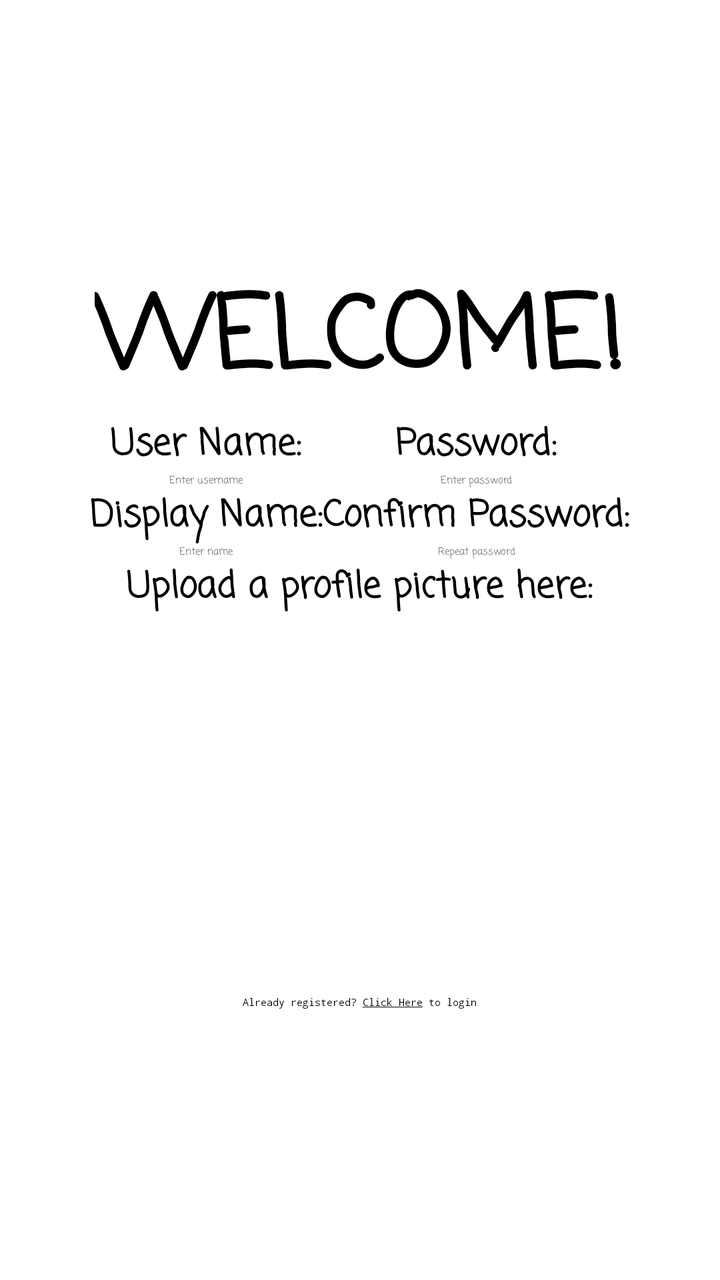
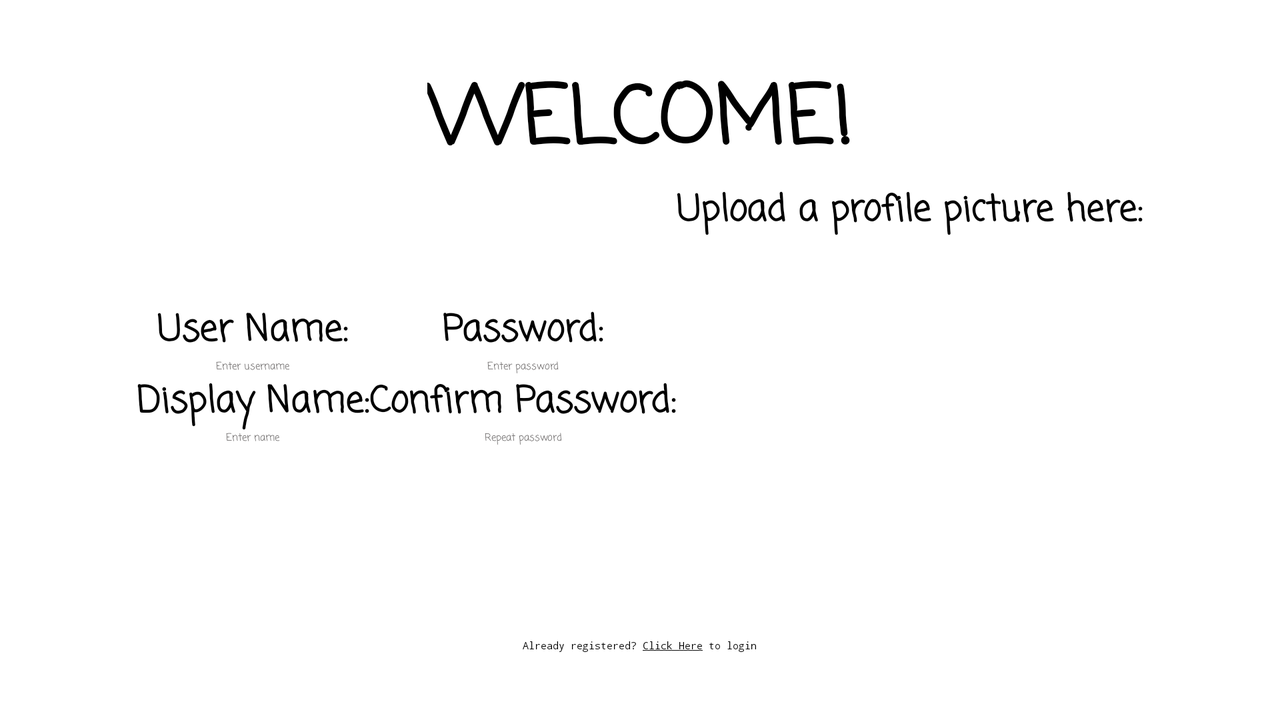

One screen, two layout resources from the same app: the default and the repository's alternative for another configuration. Each is rendered where Android would select it; the XML of both is given below.
<!-- AndroidManifest.xml: activity theme Theme.App -->
<!-- res/layout/activity_register.xml -->
<?xml version="1.0" encoding="utf-8"?>
<androidx.constraintlayout.widget.ConstraintLayout xmlns:android="http://schemas.android.com/apk/res/android"
    xmlns:app="http://schemas.android.com/apk/res-auto"
    xmlns:tools="http://schemas.android.com/tools"
    android:id="@+id/relativeLayout"
    android:layout_width="match_parent"
    android:layout_height="match_parent"
    android:background="@drawable/wallpaper"
    tools:context=".Activities.Register.RegisterActivity"
    tools:ignore="MotionLayoutInvalidSceneFileReference">

    <LinearLayout
        android:layout_width="match_parent"
        android:layout_height="wrap_content"
        android:gravity="center"
        android:orientation="vertical"
        app:layout_constraintBottom_toBottomOf="parent"
        app:layout_constraintEnd_toEndOf="parent"
        app:layout_constraintStart_toStartOf="parent"
        app:layout_constraintTop_toTopOf="parent">

        <TextView
            android:id="@+id/registerTitle"
            android:layout_width="wrap_content"
            android:layout_height="wrap_content"
            android:fontFamily="casual"
            android:text="@string/register_title"
            android:textColor="@color/textColor"
            android:textSize="50sp"
            android:textStyle="bold"
            android:layout_marginBottom="@dimen/fab_margin" />

        <LinearLayout
            android:layout_width="wrap_content"
            android:layout_height="match_parent"
            android:orientation="horizontal"
            android:gravity="center">

            <LinearLayout
                android:layout_width="wrap_content"
                android:layout_height="wrap_content"
                android:orientation="vertical"
                android:gravity="center"
                android:layout_marginEnd="@dimen/fab_margin">

                <TextView
                    android:id="@+id/usernameTag"
                    android:layout_width="wrap_content"
                    android:layout_height="wrap_content"
                    android:fontFamily="casual"
                    android:gravity="center"
                    android:text="@string/username_tag"
                    android:textColor="@color/textColor"
                    android:textSize="18sp"
                    android:textStyle="bold" />

                <EditText
                    android:id="@+id/loginUsername"
                    android:layout_width="wrap_content"
                    android:layout_height="match_parent"
                    android:fontFamily="casual"
                    android:gravity="center"
                    android:hint="@string/username_hint"
                    android:inputType="textPersonName"
                    android:textColor="@color/textColor"
                    android:textColorHint="@color/hintColor"
                    tools:ignore="TextContrastCheck"
                    android:importantForAutofill="no" />

                <TextView
                    android:id="@+id/displayNameTag"
                    android:layout_width="wrap_content"
                    android:layout_height="wrap_content"
                    android:layout_marginTop="@dimen/fab_margin"
                    android:fontFamily="casual"
                    android:gravity="center"
                    android:text="@string/display_name_tag"
                    android:textColor="@color/textColor"
                    android:textSize="18sp"
                    android:textStyle="bold" />

                <EditText
                    android:id="@+id/displayName"
                    android:layout_width="match_parent"
                    android:layout_height="match_parent"
                    android:fontFamily="casual"
                    android:gravity="center"
                    android:hint="@string/display_name_hint"
                    android:textColor="@color/textColor"
                    android:textColorHint="@color/hintColor"
                    tools:ignore="Autofill,TextContrastCheck"
                    android:inputType="text" />
            </LinearLayout>

            <LinearLayout
                android:layout_width="wrap_content"
                android:layout_height="wrap_content"
                android:orientation="vertical"
                android:gravity="center">

                <TextView
                    android:id="@+id/passwordTag"
                    android:layout_width="match_parent"
                    android:layout_height="match_parent"
                    android:fontFamily="casual"
                    android:gravity="center"
                    android:text="@string/password_tag"
                    android:textColor="@color/textColor"
                    android:textSize="18sp"
                    android:textStyle="bold" />

                <EditText
                    android:id="@+id/loginPassword"
                    android:layout_width="match_parent"
                    android:layout_height="match_parent"
                    android:fontFamily="casual"
                    android:gravity="center"
                    android:hint="@string/password_hint"
                    android:inputType="textPassword"
                    android:textColor="@color/textColor"
                    android:textColorHint="@color/hintColor"
                    tools:ignore="TextContrastCheck"
                    android:importantForAutofill="no" />

                <TextView
                    android:id="@+id/confirmPasswordTag"
                    android:layout_width="wrap_content"
                    android:layout_height="match_parent"
                    android:layout_marginTop="@dimen/fab_margin"
                    android:fontFamily="casual"
                    android:gravity="center"
                    android:text="@string/confirm_password_tag"
                    android:textColor="@color/textColor"
                    android:textSize="18sp"
                    android:textStyle="bold" />

                <EditText
                    android:id="@+id/confirmPassword"
                    android:layout_width="wrap_content"
                    android:layout_height="match_parent"
                    android:fontFamily="casual"
                    android:hint="@string/confirm_password_hint"
                    android:inputType="textPassword"
                    android:textColor="@color/textColor"
                    android:gravity="center"
                    android:textColorHint="@color/hintColor"
                    tools:ignore="TextContrastCheck"
                    android:importantForAutofill="no" />
            </LinearLayout>
        </LinearLayout>

        <Button
            android:id="@+id/uploadImg"
            android:layout_width="wrap_content"
            android:layout_height="wrap_content"
            android:background="@android:color/transparent"
            android:fontFamily="casual"
            android:text="@string/upload_photo_btn"
            android:textSize="18sp"
            android:textColor="@color/textColor"
            android:textStyle="bold"
            android:layout_marginTop="@dimen/fab_margin" />

        <ImageView
            android:id="@+id/photo_image_view"
            android:layout_width="170dp"
            android:layout_height="164dp"
            android:layout_gravity="center"
            android:layout_marginBottom="@dimen/fab_margin"
            android:clickable="true"
            android:scaleType="centerCrop"
            android:src="@drawable/default_img"
            tools:ignore="SpeakableTextPresentCheck"
            android:contentDescription="@string/profile_picture"
            android:focusable="true" />

        <Button
            android:id="@+id/show_list_button"
            android:layout_width="wrap_content"
            android:layout_height="wrap_content"
            android:layout_marginTop="@dimen/fab_margin"
            android:backgroundTint="@color/btn"
            android:fontFamily="casual"
            android:text="@string/registerBtn"
            android:textColor="@color/white"
            android:textSize="15sp"
            android:textStyle="bold" />

        <LinearLayout
            android:layout_width="wrap_content"
            android:layout_height="match_parent"
            android:orientation="horizontal"
            android:gravity="center">

            <TextView
                android:id="@+id/bottomCommentP1"
                android:layout_width="wrap_content"
                android:layout_height="wrap_content"
                android:fontFamily="monospace"
                android:text="@string/already_registered"
                android:textColor="@color/textColor"
                />

            <Button
                android:id="@+id/navToLogin"
                android:layout_width="wrap_content"
                android:layout_height="wrap_content"
                android:background="@android:color/transparent"
                android:fontFamily="monospace"
                android:text="@string/click_here_link"
                android:textColor="@color/textColor"
                android:padding="3dp" />

            <TextView
                android:id="@+id/bottomCommentP2"
                android:layout_width="wrap_content"
                android:layout_height="wrap_content"
                android:fontFamily="monospace"
                android:text="@string/to_login"
                android:textColor="@color/textColor"
                />
        </LinearLayout>
    </LinearLayout>
</androidx.constraintlayout.widget.ConstraintLayout>
<!-- resources referenced by this layout -->
<resources>
  <color name="btn">#534A4A</color>
  <color name="hintColor">#656262</color>
  <color name="textColor">#FF000000</color>
  <color name="white">#FFFFFFFF</color>
  <!-- drawable default_img: png bitmap (drawable-night, 31172 bytes) -->
  <string name="already_registered">Already registered?</string>
  <string name="click_here_link"><u>Click Here</u></string>
  <string name="confirm_password_hint">Repeat password</string>
  <string name="confirm_password_tag">Confirm Password:</string>
  <string name="display_name_hint">Enter name</string>
  <string name="display_name_tag">Display Name:</string>
  <string name="password_hint">Enter password</string>
  <string name="password_tag">Password:</string>
  <string name="profile_picture">profile picture</string>
  <string name="registerBtn">Register</string>
  <string name="register_title">WELCOME!</string>
  <string name="to_login">to login</string>
  <string name="upload_photo_btn">Upload a profile picture here:</string>
  <string name="username_hint">Enter username</string>
  <string name="username_tag">User Name:</string>
  <!-- from res/values-v23/ -->
  <style name="Theme.App" parent="Base.Theme">
          <item name="android:navigationBarColor">@android:color/transparent</item>
          <item name="android:statusBarColor">@android:color/transparent</item>
          <item name="android:windowLightStatusBar">?attr/isLightTheme</item>
      </style>
  <style name="Base.Theme" parent="Theme.Material3.Dark.NoActionBar">
      </style>
</resources>
<!-- res/layout-land/activity_register.xml (the repository's variant of the layout above) -->
<!-- drawn on the phone turned sideways -->
<?xml version="1.0" encoding="utf-8"?>
<androidx.constraintlayout.widget.ConstraintLayout xmlns:android="http://schemas.android.com/apk/res/android"
    xmlns:app="http://schemas.android.com/apk/res-auto"
    xmlns:tools="http://schemas.android.com/tools"
    android:id="@+id/relativeLayout"
    android:layout_width="match_parent"
    android:layout_height="match_parent"
    android:background="@drawable/wallpaper"
    tools:context=".Activities.Register.RegisterActivity"
    tools:ignore="MotionLayoutInvalidSceneFileReference">

    <LinearLayout
        android:layout_width="match_parent"
        android:layout_height="wrap_content"
        android:gravity="center"
        android:orientation="vertical"
        app:layout_constraintBottom_toBottomOf="parent"
        app:layout_constraintEnd_toEndOf="parent"
        app:layout_constraintStart_toStartOf="parent"
        app:layout_constraintTop_toTopOf="parent">

        <TextView
            android:id="@+id/registerTitle"
            android:layout_width="wrap_content"
            android:layout_height="wrap_content"
            android:fontFamily="casual"
            android:text="@string/register_title"
            android:textColor="@color/textColor"
            android:textSize="40sp"
            android:textStyle="bold" />

        <LinearLayout
            android:layout_width="wrap_content"
            android:layout_height="match_parent"
            android:orientation="horizontal"
            android:gravity="center">

            <LinearLayout
                android:layout_width="wrap_content"
                android:layout_height="wrap_content"
                android:orientation="vertical"
                android:gravity="center"
                android:layout_marginEnd="@dimen/fab_margin">

                <TextView
                    android:id="@+id/usernameTag"
                    android:layout_width="wrap_content"
                    android:layout_height="wrap_content"
                    android:fontFamily="casual"
                    android:gravity="center"
                    android:text="@string/username_tag"
                    android:textColor="@color/textColor"
                    android:textSize="18sp"
                    android:textStyle="bold" />

                <EditText
                    android:id="@+id/loginUsername"
                    android:layout_width="wrap_content"
                    android:layout_height="match_parent"
                    android:fontFamily="casual"
                    android:gravity="center"
                    android:hint="@string/username_hint"
                    android:inputType="textPersonName"
                    android:textColor="@color/textColor"
                    android:textColorHint="@color/hintColor"
                    tools:ignore="TextContrastCheck"
                    android:importantForAutofill="no" />

                <TextView
                    android:id="@+id/displayNameTag"
                    android:layout_width="wrap_content"
                    android:layout_height="wrap_content"
                    android:layout_marginTop="@dimen/fab_margin"
                    android:fontFamily="casual"
                    android:gravity="center"
                    android:text="@string/display_name_tag"
                    android:textColor="@color/textColor"
                    android:textSize="18sp"
                    android:textStyle="bold" />

                <EditText
                    android:id="@+id/displayName"
                    android:layout_width="match_parent"
                    android:layout_height="match_parent"
                    android:fontFamily="casual"
                    android:gravity="center"
                    android:hint="@string/display_name_hint"
                    android:textColor="@color/textColor"
                    android:textColorHint="@color/hintColor"
                    tools:ignore="Autofill,TextContrastCheck"
                    android:inputType="text" />
            </LinearLayout>

            <LinearLayout
                android:layout_width="wrap_content"
                android:layout_height="wrap_content"
                android:orientation="vertical"
                android:gravity="center">

                <TextView
                    android:id="@+id/passwordTag"
                    android:layout_width="match_parent"
                    android:layout_height="match_parent"
                    android:fontFamily="casual"
                    android:gravity="center"
                    android:text="@string/password_tag"
                    android:textColor="@color/textColor"
                    android:textSize="18sp"
                    android:textStyle="bold" />

                <EditText
                    android:id="@+id/loginPassword"
                    android:layout_width="match_parent"
                    android:layout_height="match_parent"
                    android:fontFamily="casual"
                    android:gravity="center"
                    android:hint="@string/password_hint"
                    android:inputType="textPassword"
                    android:textColor="@color/textColor"
                    android:textColorHint="@color/hintColor"
                    tools:ignore="TextContrastCheck"
                    android:importantForAutofill="no" />

                <TextView
                    android:id="@+id/confirmPasswordTag"
                    android:layout_width="wrap_content"
                    android:layout_height="match_parent"
                    android:layout_marginTop="@dimen/fab_margin"
                    android:fontFamily="casual"
                    android:gravity="center"
                    android:text="@string/confirm_password_tag"
                    android:textColor="@color/textColor"
                    android:textSize="18sp"
                    android:textStyle="bold" />

                <EditText
                    android:id="@+id/confirmPassword"
                    android:layout_width="wrap_content"
                    android:layout_height="match_parent"
                    android:fontFamily="casual"
                    android:hint="@string/confirm_password_hint"
                    android:inputType="textPassword"
                    android:textColor="@color/textColor"
                    android:gravity="center"
                    android:textColorHighlight="#121111"
                    android:textColorHint="@color/hintColor"
                    tools:ignore="TextContrastCheck"
                    android:importantForAutofill="no" />
            </LinearLayout>

            <LinearLayout
                android:layout_width="wrap_content"
                android:layout_height="wrap_content"
                android:orientation="vertical"
                android:gravity="center">

                <Button
                    android:id="@+id/uploadImg"
                    android:layout_width="wrap_content"
                    android:layout_height="wrap_content"
                    android:background="@android:color/transparent"
                    android:fontFamily="casual"
                    android:text="@string/upload_photo_btn"
                    android:textSize="18sp"
                    android:textColor="@color/textColor"
                    android:textStyle="bold" />

                <ImageView
                    android:id="@+id/photo_image_view"
                    android:layout_width="170dp"
                    android:layout_height="164dp"
                    android:layout_gravity="center"
                    android:clickable="true"
                    android:scaleType="centerCrop"
                    android:src="@drawable/default_img"
                    tools:ignore="SpeakableTextPresentCheck"
                    android:contentDescription="@string/profile_picture"
                    android:focusable="true" />
            </LinearLayout>
        </LinearLayout>

        <Button
            android:id="@+id/show_list_button"
            android:layout_width="wrap_content"
            android:layout_height="wrap_content"
            android:layout_marginTop="10dp"
            android:backgroundTint="@color/btn"
            android:fontFamily="casual"
            android:text="@string/registerBtn"
            android:textColor="@color/white"
            android:textSize="15sp"
            android:textStyle="bold" />

        <LinearLayout
            android:layout_width="wrap_content"
            android:layout_height="match_parent"
            android:orientation="horizontal"
            android:gravity="center">

            <TextView
                android:id="@+id/bottomCommentP1"
                android:layout_width="wrap_content"
                android:layout_height="wrap_content"
                android:fontFamily="monospace"
                android:text="@string/already_registered"
                android:textColor="@color/textColor"
                />

            <Button
                android:id="@+id/navToLogin"
                android:layout_width="wrap_content"
                android:layout_height="wrap_content"
                android:background="@android:color/transparent"
                android:fontFamily="monospace"
                android:text="@string/click_here_link"
                android:textColor="@color/textColor"
                android:padding="3dp" />

            <TextView
                android:id="@+id/bottomCommentP2"
                android:layout_width="wrap_content"
                android:layout_height="wrap_content"
                android:fontFamily="monospace"
                android:text="@string/to_login"
                android:textColor="@color/textColor"
                />
        </LinearLayout>
    </LinearLayout>
</androidx.constraintlayout.widget.ConstraintLayout>
